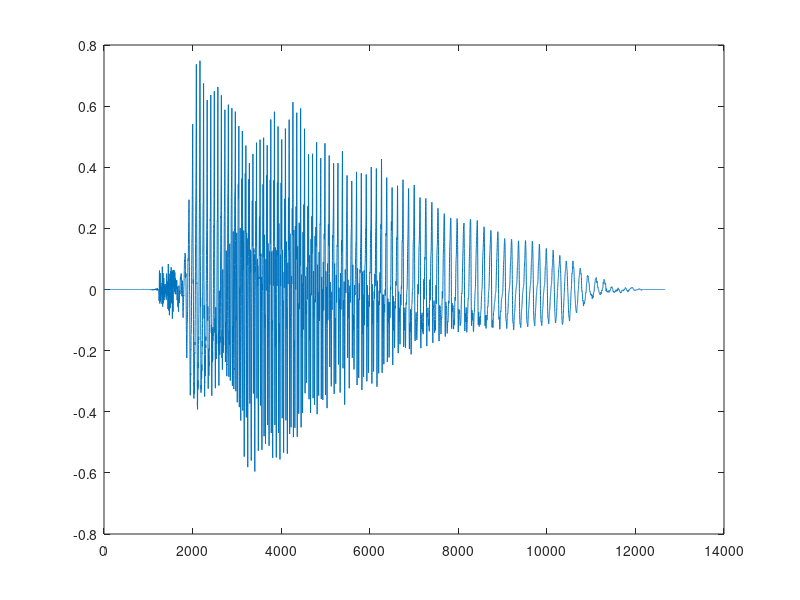

Write the MATLAB code that produced this figure. (Note: this script raises an error after producing the figure.)
%load go.mat;
% who;
fs = 8000;
% plot(x);
%(2590 - 2525) / fs; % khoang cach giua 2 dinh (peak) 2 mau lien tiep => khoang
%cach / fs => lam bang tay, o duoi co lenh loc de code lam ho
% sound(x, fs);
load go1.mat;
who;
sound(x, fs);
plot(x);
findpeaks(x, 'MinPeakProminence', 0.6, 'MinpeakDistance', 50);
[p, loc] = findpeaks(x, 'MinPeakProminence', 0.6); %0.6 la gia tri min, lay tu 0.6 tro len
% MinPeakProminence: khoang cach tu dinh cuc den day cuc
% MinPeakDistance: khoang cach toi thieu giua 2 dinh
% MinPeakHeight: do rong toi thieu cua dinh
% =>cac filter loc cho ham findpeaks
%plot(x);

loc(2) - loc(1);
(loc(2)-loc(1))/fs
(loc(14)-loc(1))/13/fs
